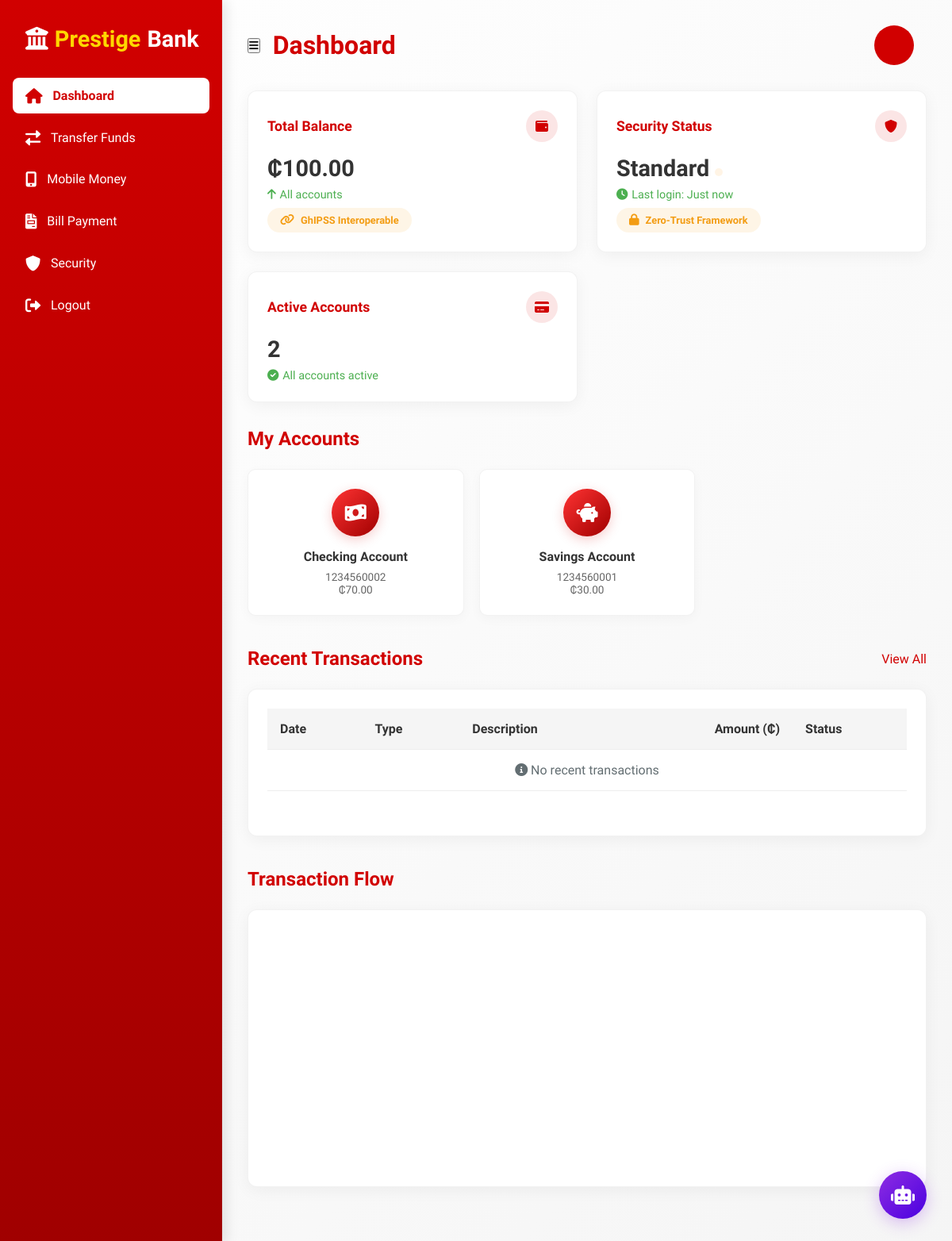
Page /dashboard/ (signed in) on the committed database.
### bank/models.py (models this page shows, shortened)
class Account(TimeBaseModel):
    ACCOUNT_TYPES = [
        ("SAVINGS", "Savings Account"),
        ("CHECKING", "Checking Account"),
        ("FIXED", "Fixed Deposit"),
    ]
    STATUS_CHOICES = [
        ("ACTIVE", "Active"),
        ("DORMANT", "Dormant"),
        ("CLOSED", "Closed"),
    ]
    BIN = "123456"
    customer = models.ForeignKey(User, on_delete=models.CASCADE)
    account_number = models.CharField(max_length=20, unique=True, null=True, blank=True)
    account_type = models.CharField(max_length=20, choices=ACCOUNT_TYPES)
    balance = models.DecimalField(max_digits=15, decimal_places=2, default=0.00)
    currency = models.CharField(max_length=3, default="GHS")
    status = models.CharField(max_length=10, choices=STATUS_CHOICES, default="ACTIVE")
    date_opened = models.DateTimeField(default=timezone.now)
    is_interoperable = models.BooleanField(default=True)
    class Meta:
        ordering = ["-date_opened"]

### bank/views.py (the view)
# urls.py: path("dashboard/", views.dashboard, name="dashboard"),
@login_required
def dashboard(request):
    accounts = Account.objects.filter(customer=request.user, status="ACTIVE")
    total_balance = accounts.aggregate(total=Sum("balance"))["total"] or 0
    recent_transactions = Transaction.objects.filter(
        Q(sender_account__customer=request.user) |
        Q(recipient_account__customer=request.user),
        status='COMPLETED'
    ).select_related("sender_account", "recipient_account")[:10]
    return render(request, "main/dashboard.html", {
        "accounts": accounts,
        "total_balance": total_balance,
        "recent_transactions": recent_transactions,
        "has_biometric": getattr(request.user, "is_biometric_enabled", False),
    })

### templates/main/dashboard.html (shortened to what this page needs)
{% extends 'main/base.html' %}
{% block content %}
<div class="main-content">
    <div class="header">
        <div style="display: flex; align-items: center; gap: 1rem;">
            <button class="mobile-menu-toggle" id="menuToggle">
                <i class="fas fa-bars"></i>
            </button>
            <div class="page-title">Dashboard</div>
        </div>
        <div class="user-profile">
            <div class="user-avatar">
            </div>
        </div>
    </div>
    <div class="dashboard-grid">
        <div class="card">
            <div class="card-header">
                <div class="card-title">Total Balance</div>
                <div class="card-icon"><i class="fas fa-wallet"></i></div>
            </div>
            <div class="card-value">₵{{ total_balance|floatformat:2 }}</div>
            <div class="card-change"><i class="fas fa-arrow-up"></i><span>All accounts</span></div>
            <div class="security-badge"><i class="fas fa-link"></i><span>GhIPSS Interoperable</span></div>
        </div>
        <div class="card">
            <div class="card-header">
                <div class="card-title">Security Status</div>
                <div class="card-icon"><i class="fas fa-shield-alt"></i></div>
            </div>
            <div class="card-value">
                {% if user.is_biometric_enabled %}
                    Verified <span class="status-indicator status-active"></span>
                {% else %}
                    Standard <span class="status-indicator status-pending"></span>
                {% endif %}
            </div>
            <div class="card-change"><i class="fas fa-clock"></i><span>Last login: Just now</span></div>
            <div class="security-badge"><i class="fas fa-lock"></i><span>Zero-Trust Framework</span></div>
        </div>
        <div class="card">
            <div class="card-header">
                <div class="card-title">Active Accounts</div>
                <div class="card-icon"><i class="fas fa-credit-card"></i></div>
            </div>
            <div class="card-value">{{ accounts.count }}</div>
            <div class="card-change"><i class="fas fa-check-circle"></i><span>All accounts active</span></div>
        </div>
    </div>
    <div class="section">
        <div class="section-header">
            <div class="section-title">My Accounts</div>
        </div>
        <div class="feature-grid">
            {% for account in accounts %}
            <div class="feature-card">
                <div class="feature-icon">
                    {% if account.account_type == 'SAVINGS' %}
                        <i class="fas fa-piggy-bank"></i>
                    {% elif account.account_type == 'CHECKING' %}
                        <i class="fas fa-money-bill-wave"></i>
                    {% else %}
                        <i class="fas fa-university"></i>
                    {% endif %}
                </div>
                <div class="feature-title">{{ account.get_account_type_display }}</div>
                <div class="feature-desc">{{ account.account_number }}<br>₵{{ account.balance|floatformat:2 }}</div>
            </div>
            {% endfor %}
        </div>
    </div>
    <div class="section">
        <div class="section-header">
            <div class="section-title">Recent Transactions</div>
            <a href="{% url 'transfer_funds' %}" class="section-link">View All</a>
        </div>
        <div class="card">
            <table class="transactions-table">
    <thead>
        <tr>
            <th>Date</th>
            <th>Type</th>
            <th>Description</th>
            <th style="text-align: right;">Amount (₵)</th>
            <th>Status</th>
        </tr>
    </thead>
    <tbody>
        {% for transaction in recent_transactions %}
        <tr>
            <td>{{ transaction.timestamp|date:"M d, Y" }}</td>
            <td>
                {% if transaction.transaction_type == "TRANSFER" %}
                    <i class="fas fa-exchange-alt" style="color:#0984e3;"></i> Bank Transfer
                {% elif transaction.transaction_type == "MOBILE_MONEY" %}
                    <i class="fas fa-mobile-alt" style="color:#6c5ce7;"></i> Mobile Money
                {% elif transaction.transaction_type == "DEPOSIT" %}
                    <i class="fas fa-arrow-down" style="color:#00b894;"></i> Deposit
                {% elif transaction.transaction_type == "WITHDRAWAL" %}
                    <i class="fas fa-arrow-up" style="color:#d63031;"></i> Withdrawal
                {% elif transaction.transaction_type == "BILL_PAYMENT" %}
                    <i class="fas fa-file-invoice" style="color:#fdcb6e;"></i> Bill Payment
                {% else %}
                    <i class="fas fa-question-circle" style="color:#636e72;"></i> Unknown
                {% endif %}
            </td>
            <td>{{ transaction.description|default:"Pending transaction" }}</td>
            <td style="text-align:right; {% if transaction.sender_account.customer == user %}color:#d63031;{% else %}color:#00b894;{% endif %}">
                {% if transaction.sender_account.customer == user %}-{% else %}+{% endif %}
                {{ transaction.amount|floatformat:2 }}
            </td>
            <td>
                <span class="badge
                    {% if transaction.status == 'COMPLETED' %}badge-success
                    {% elif transaction.status == 'PENDING' %}badge-warning
                    {% else %}badge-danger{% endif %}">
                    {{ transaction.get_status_display }}
                </span>
            </td>
        </tr>
        {% empty %}
        <tr>
            <td colspan="5" style="text-align:center; padding:1rem; color:#636e72;">
                <i class="fas fa-info-circle"></i> No recent transactions
            </td>
        </tr>
        {% endfor %}
    </tbody>
</table>
        </div>
    </div>
    <div class="section">
        <div class="section-header">
            <div class="section-title">Transaction Flow</div>
        </div>
        <div class="card">
            <div id="transactionChart" style="height: 300px;"></div>
        </div>
    </div>
</div>
<div class="assistant" onclick="alert('AI Assistant coming soon!')">
    <i class="fas fa-robot"></i>
</div>
{% endblock content %}

### rows in the picture
Account: account_type "Checking Account", account_number "1234560002", balance "70.00"
Account: account_type "Savings Account", account_number "1234560001", balance "30.00"

### other values in the picture
{{ total_balance|floatformat:2 }} "100.00"
{{ accounts.count }} "2"
